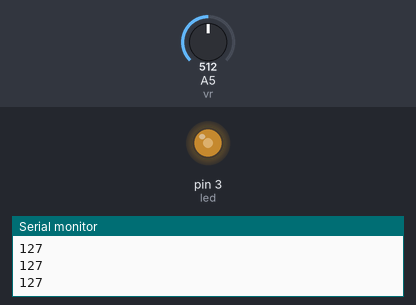
Recording of a sketch running on a simulated Arduino Uno, built with avr-gcc and run on an emulated ATmega328P. On the bench: output pins drawn as LEDs (lit = HIGH), the last lines printed to the serial monitor. The inputs (shaded band) are chosen by the test bench; at power-on: A5 (vr) = 512.

Above: at 1.2 s.
1.3 s: A5 (vr) set to 716
At 2.0 s:
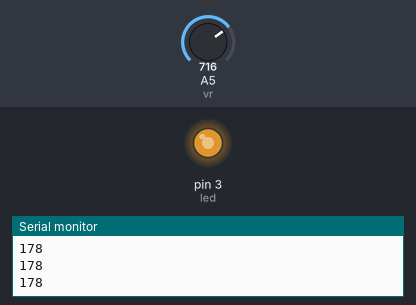
2.8 s: A5 (vr) set to 900
At 3.2 s:
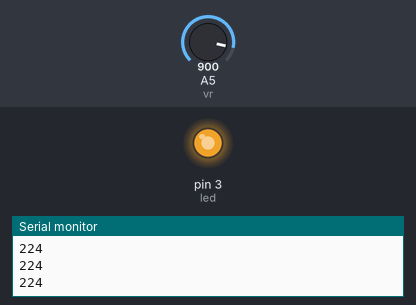
4.3 s: A5 (vr) set to 122
At 5.5 s:
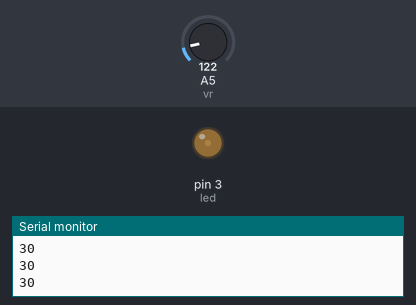
5.8 s: A5 (vr) set to 0
At 6.6 s:
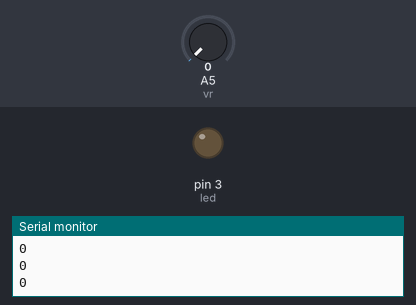
7.3 s: A5 (vr) set to 511
At 7.8 s:
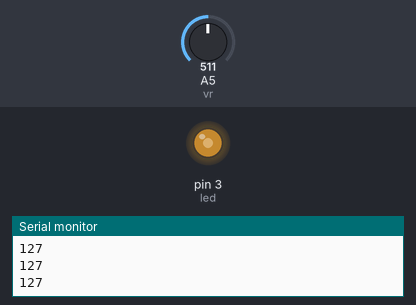
Timing chart, 0 to 9.8 s (numbered marks = the images above; inputs shaded):
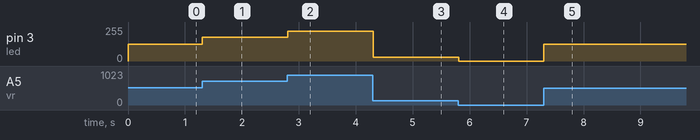

Measured:
- after the input at 1.3 s, pin 3 (led): 127/255 → 178/255 at once
- after the input at 2.8 s, pin 3 (led): 178/255 → 224/255 at once
- after the input at 4.3 s, pin 3 (led): 224/255 → 30/255 at once
- after the input at 5.8 s, pin 3 (led): 30/255 → 0/255 at once
- after the input at 7.3 s, pin 3 (led): 0/255 → 127/255 at once

The sketch:

_11_analoginput_VR.ino
```cpp
// https://www.arduinoall.com/article/211/11-arduino-สอนใช้งาน-arduino-สัญญาณ-analoginput-จากตัวต้านทานปรับค่าได้-ปรับความสว่างหลอดไฟ-led

//Example By ArduinoAll
int led = 3;
int vr = A5;
void setup()
{
  pinMode(led, OUTPUT);
  // pinMode(vr,INPUT); ไม่ต้องกำหนดเป็นโหมด input เพราะเป็นโหมดค่าเริ่มต้นอยู่แล้ว
  Serial.begin(9600);
}

void loop()
{
  int val = analogRead(vr); // อ่านค่าแบบ analog จากขา vr เก็นไว้ในตัวแปร val
  // แปลงค่าจากช่วง 0-1023 ให้เป็นค่าในช่วง 0-255 แล้วเก็บไว้ในตัวแปร output
  int output = map(val, 0, 1023, 0, 255);
  Serial.println(output);
  analogWrite(led, output); // สั่งให้ไฟค่า output ออกเป็นแบบ analog ที่ขา led
}
```
